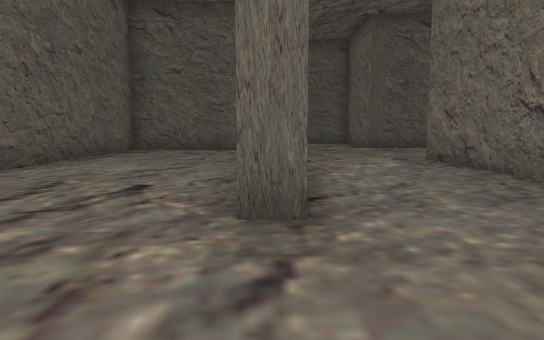
[1] (above)

24 first-person views from a walk through a Unity game level. The camera is 1.3 m above the floor, tilts 6° down and sees 70° across. The floor is counted in squares, 2 m on a side. Each view is taken from the middle of a square. On the plan, view 1 faces up. The plan holds only what a view shows up to about 11 squares ahead; the rest is blank. The place goes on beyond the plan. The player character is not drawn.

[2]
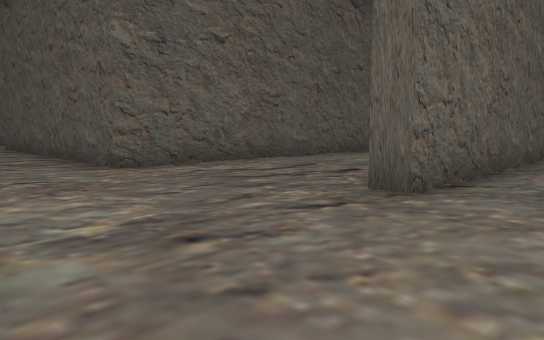

[3]
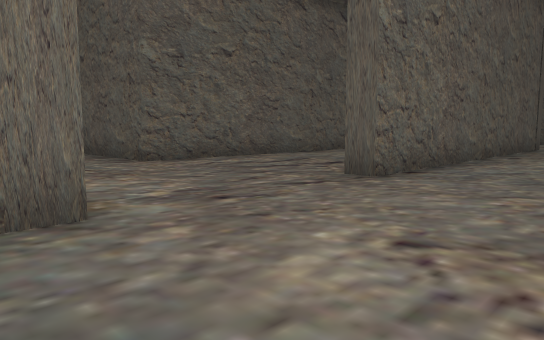

[4]
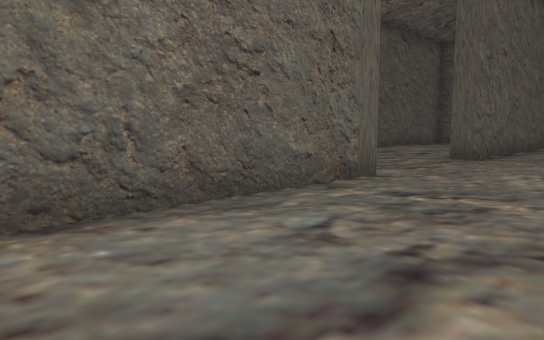

[5]
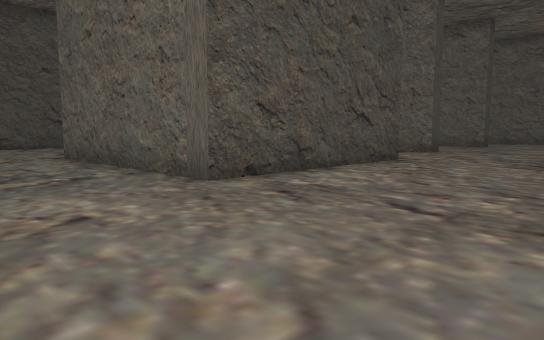

[6]
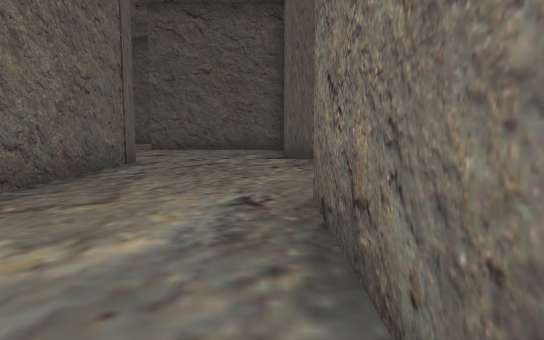

[7]
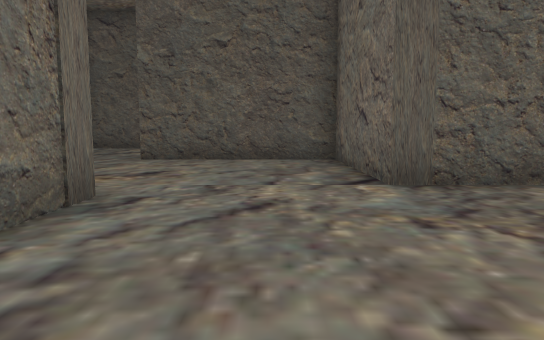

[8]
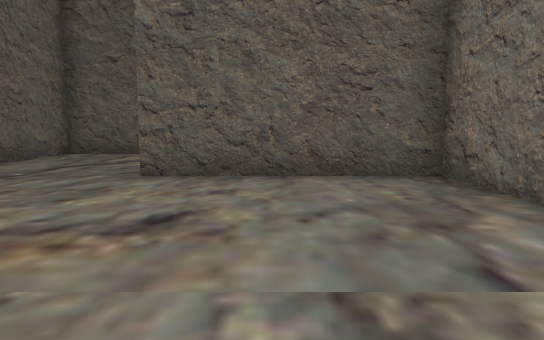

[9]
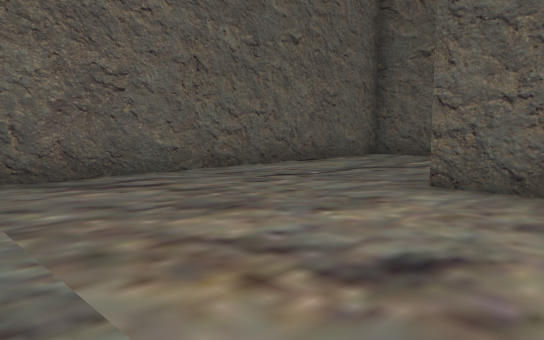

[10]
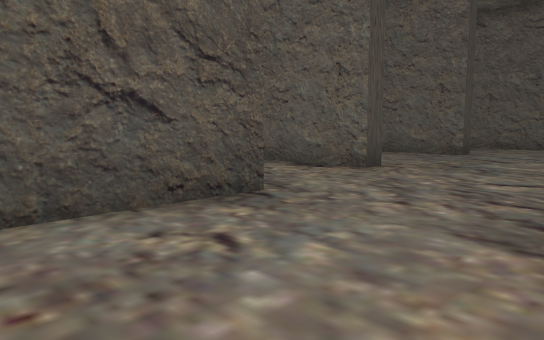

[11]
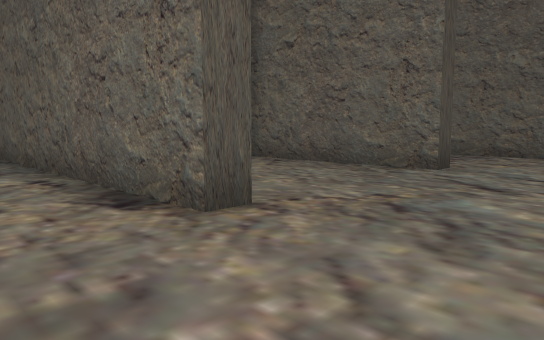

[12]
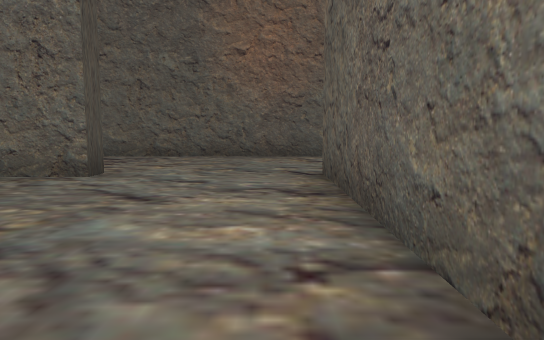

[13]
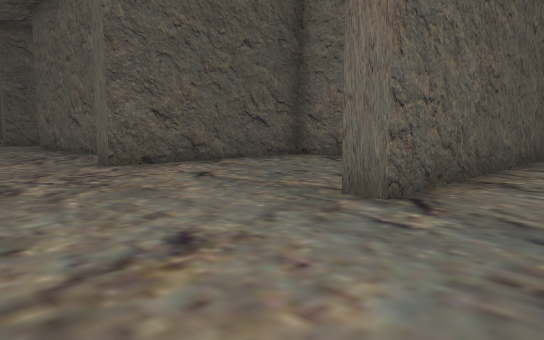

[14]
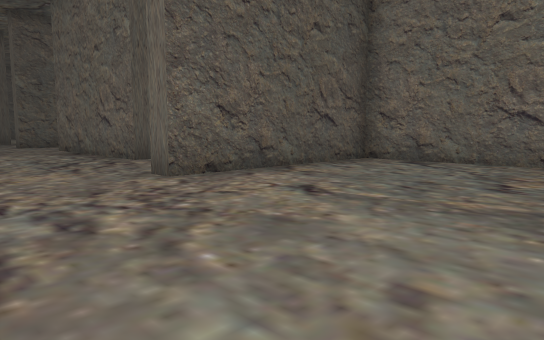

[15]
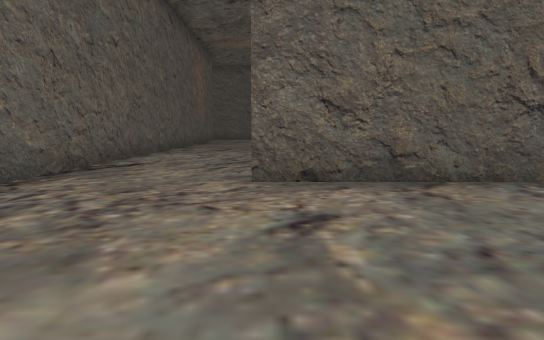

[16]
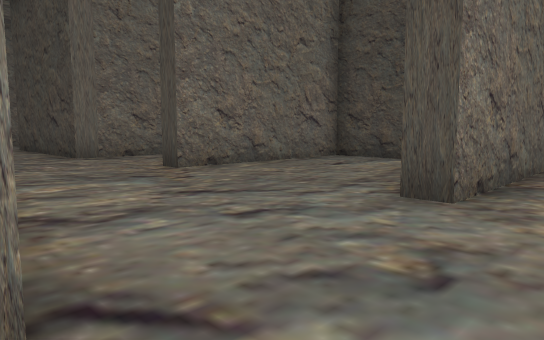

[17]
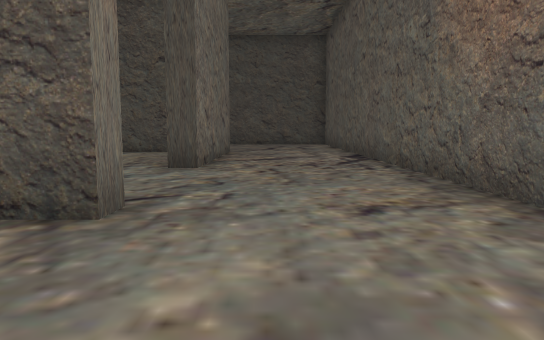

[18]
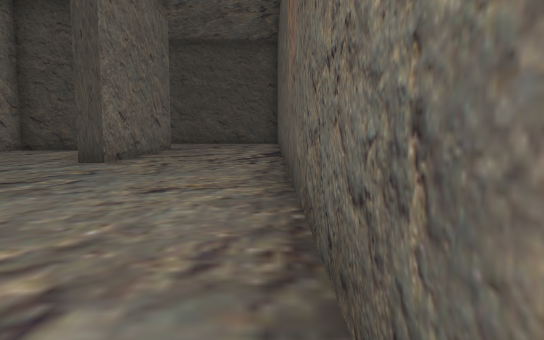

[19]
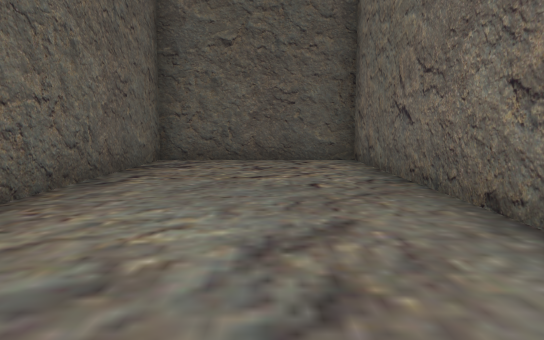

[20]
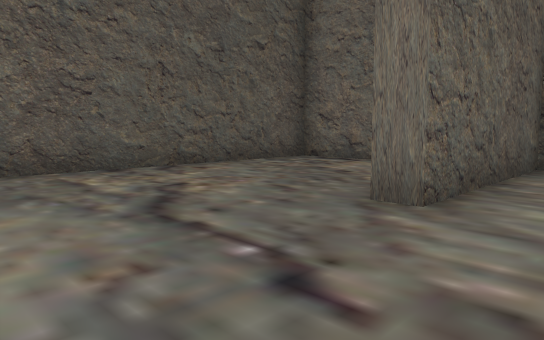

[21]
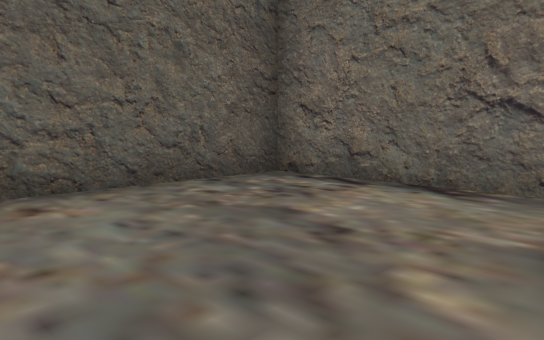

[22]
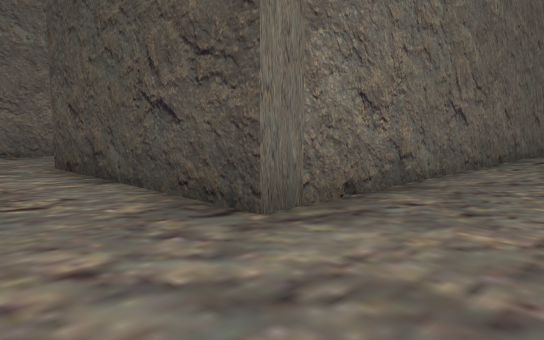

[23]
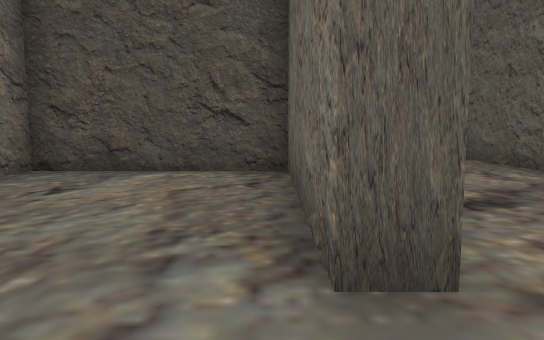

[24]
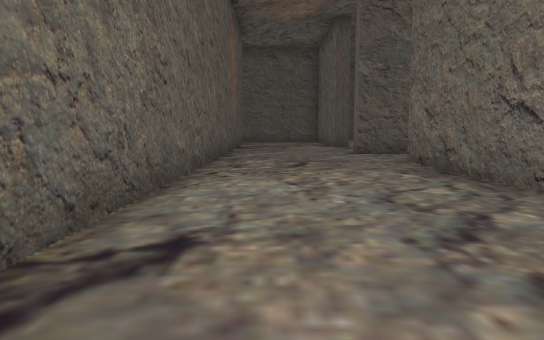

### Floor plan
Points are (right, up) in squares from view 1. A wall is a line through its corners. A room is listed if a view was taken in it or the views show most of it. See-through windows are left out.
Room 1 (views 1, 2, 3, 4, 5, 6, 7, 8, 9, 10, 19, 20, 21)
walls: (0.1, 12.8) (0.1, 2.8) (-0.2, 2.8); (-0.2, 6.4) (-0.2, 12.2) (-4.4, 12.2) (-4.4, 1.8) (-5.4, 1.8); (5.2, 13.5) (3.4, 13.5) (3.4, 17.4) (-0.8, 17.4) (-0.8, 17.9); (3.4, 4.8) (3.4, 8.5); (3.4, 18.8) (3.4, 22.2) (-4.4, 22.2) (-4.4, 13.9); (3.4, -2) (3.4, -0.8); (-4.9, -1) (0.1, -1) (0.1, -6.5)
ways out: opening at (-5, 0.5) to room 2
Room 2 (views 11, 12, 13, 14, 15, 16, 17, 18, 22, 23, 24)
walls: (-11.4, 17.4) (-12.8, 17.4) (-12.8, 17.8); (-11.8, 9.9) (-12.2, 9.9) (-12.2, 14.9); (-16.3, 18) (-16.3, -6.5); (-8.2, 3.2) (-8.2, 6.7) (-13.2, 6.7) (-13.2, 7.3); (-5.4, 1.8) (-12.8, 1.8) (-12.8, 2.3) (-12, 2.3); (-12.8, -6) (-12.8, -1.5) (-12.3, -1.5) (-12.3, -6) (-8.2, -6) (-8.2, -1.5) (-7.8, -1.5) (-7.8, -6.5); (-4.9, -6.5) (-4.9, -1)
ways out: opening at (-5, 0.5) to room 1; opening at (-12, 8.5)

Positions as (right, up) in squares from view 1, and headings:
1: (0, 0), facing up
2: (2, -1), facing up-left
3: (3, -2), facing up-left
4: (3, -6), facing up-left
5: (3, 3), facing down-left
6: (3, 5), facing up
7: (2, 9), facing up
8: (1, 12), facing up
9: (1, 13), facing up-left
10: (-2, 2), facing down-left
11: (-6, 1), facing down-left
12: (-7, 1), facing left
13: (-16, 0), facing up-right
14: (-16, 2), facing up-right
15: (-13, 2), facing up
16: (-14, 2), facing down-right
17: (-14, 5), facing down
18: (-16, 6), facing down
19: (-2, 4), facing up
20: (-4, 16), facing up-right
21: (-1, 18), facing up-right
22: (-7, 1), facing down-right
23: (-12, 0), facing down
24: (-15, 7), facing up
